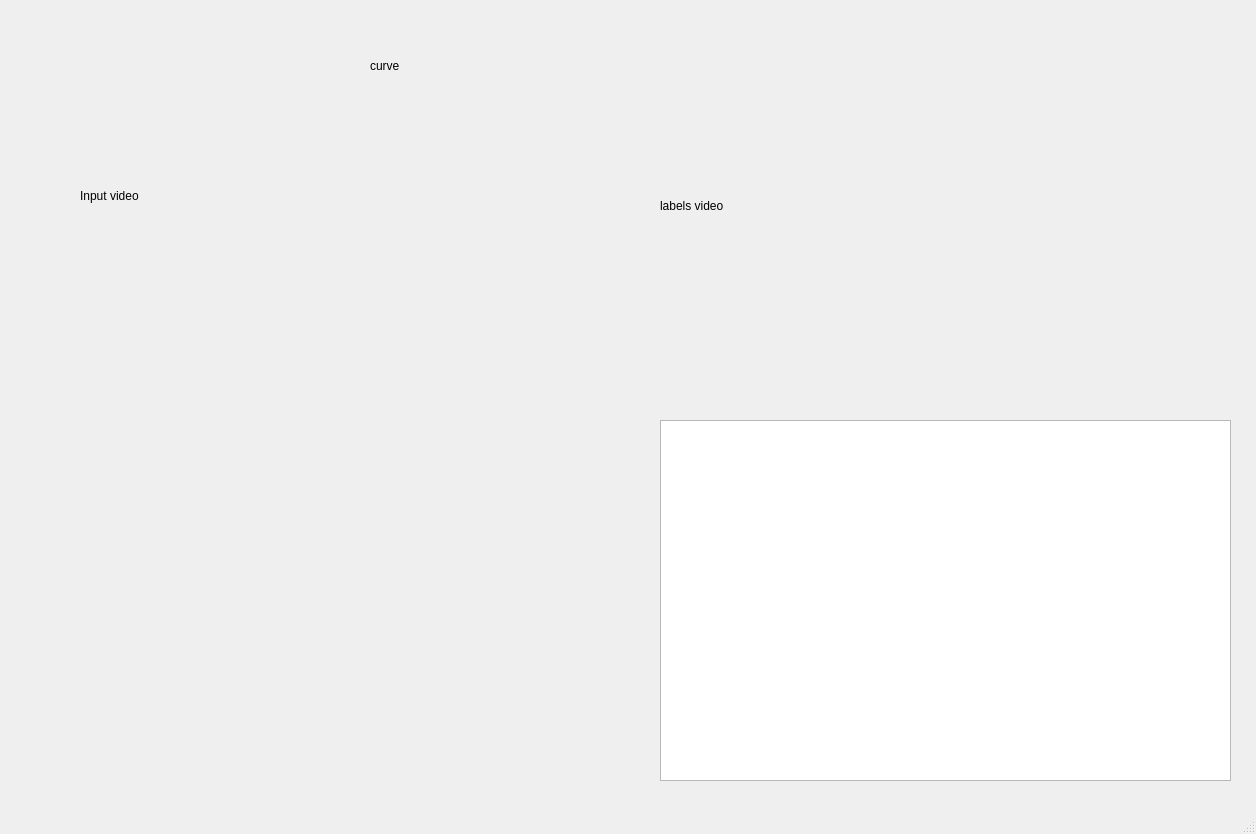
<?xml version="1.0" encoding="utf-8"?>
<ui version="4.0">
 <class>MainWindow</class>
 <widget class="QMainWindow" name="MainWindow">
  <property name="geometry">
   <rect>
    <x>0</x>
    <y>0</y>
    <width>1256</width>
    <height>834</height>
   </rect>
  </property>
  <property name="windowTitle">
   <string>MainWindow</string>
  </property>
  <widget class="QWidget" name="centralwidget">
   <widget class="ImageLabel" name="SinputVideo">
    <property name="geometry">
     <rect>
      <x>80</x>
      <y>30</y>
      <width>551</width>
      <height>331</height>
     </rect>
    </property>
    <property name="text">
     <string>Input video</string>
    </property>
   </widget>
   <widget class="ImageLabel" name="SLabelsVideo">
    <property name="geometry">
     <rect>
      <x>660</x>
      <y>40</y>
      <width>551</width>
      <height>331</height>
     </rect>
    </property>
    <property name="cursor">
     <cursorShape>ArrowCursor</cursorShape>
    </property>
    <property name="text">
     <string>labels video</string>
    </property>
   </widget>
   <widget class="QListWidget" name="listWidget">
    <property name="geometry">
     <rect>
      <x>660</x>
      <y>420</y>
      <width>571</width>
      <height>361</height>
     </rect>
    </property>
   </widget>
   <widget class="ImageLabel" name="SAreaCurve">
    <property name="geometry">
     <rect>
      <x>370</x>
      <y>20</y>
      <width>211</width>
      <height>91</height>
     </rect>
    </property>
    <property name="text">
     <string>curve</string>
    </property>
   </widget>
  </widget>
  <widget class="QMenuBar" name="menubar">
   <property name="geometry">
    <rect>
     <x>0</x>
     <y>0</y>
     <width>1256</width>
     <height>26</height>
    </rect>
   </property>
  </widget>
  <widget class="QStatusBar" name="statusbar"/>
 </widget>
 <customwidgets>
  <customwidget>
   <class>ImageLabel</class>
   <extends>QLabel</extends>
   <header location="global">ImageShowWidget.h</header>
  </customwidget>
 </customwidgets>
 <resources/>
 <connections/>
</ui>
